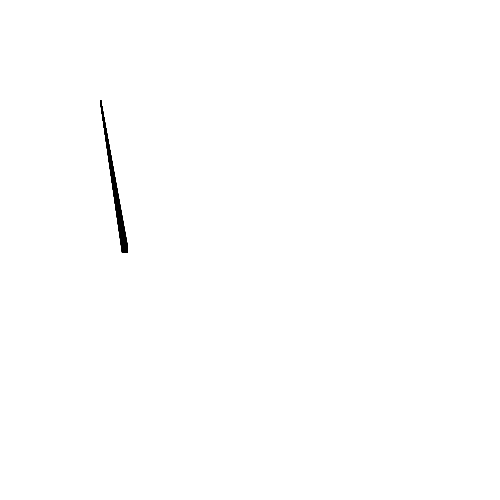
Frame 1 (no input)
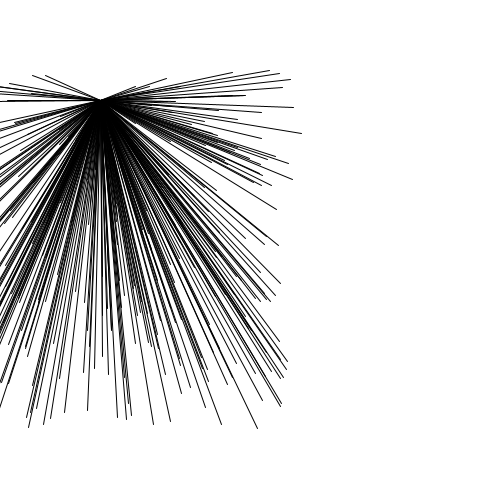
Frame 60 (the mouse pressed at the canvas centre just before this capture)
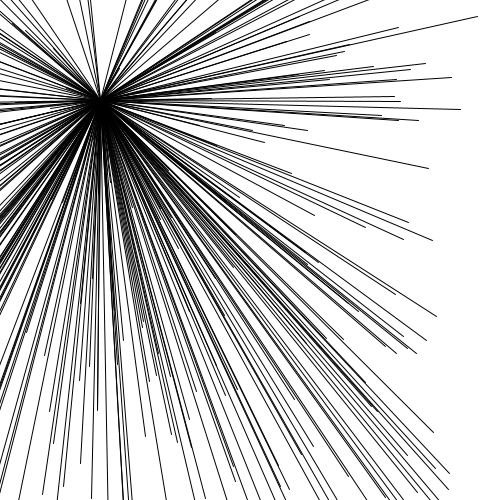
Frame 120 (the mouse held since frame 60 and released just before this capture)

The Processing sketch that drew these frames (run headless with seeded random() and noise(); from frame 60 on, the mouse is pressed at the canvas centre):

// Processing sketch: processing_176037
// ── processing_176037.pde


int num = 300;
Line[] line_array = new Line[num];
class Line
{
 float x,y;
 float _rotate;
 float vx,vy;
 
 Line()
{
 x = width/4;
 y = height/2;
 vy= random(-3,3);
 vx= random(-3,3);
 
}

void update()
{
  x+=vx;
  y+=vy;
}

void display()
{
 pushMatrix();
 stroke(0);
 rotate(_rotate);
 line(x,y, 100,100);
 popMatrix(); 
}
}

void setup()
{
 size (500,500);
  for(int i=0; i<num; i++)
  {
   line_array[i] = new Line(); 
  }
}

void draw()
{
 background (255);
 for(int i = 0; i<num; i++)
 {
  line_array[i].update();
  line_array[i].display(); 
 }
  
}
